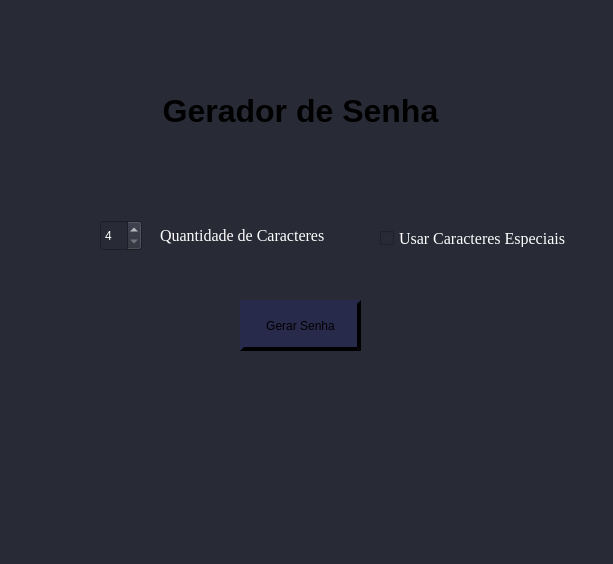
<?xml version="1.0" encoding="UTF-8"?>
<ui version="4.0">
 <class>MainWindow</class>
 <widget class="QMainWindow" name="MainWindow">
  <property name="geometry">
   <rect>
    <x>0</x>
    <y>0</y>
    <width>613</width>
    <height>564</height>
   </rect>
  </property>
  <property name="minimumSize">
   <size>
    <width>613</width>
    <height>564</height>
   </size>
  </property>
  <property name="maximumSize">
   <size>
    <width>613</width>
    <height>564</height>
   </size>
  </property>
  <property name="windowTitle">
   <string>MainWindow</string>
  </property>
  <property name="styleSheet">
   <string notr="true">background-color:rgb(40, 42, 54)</string>
  </property>
  <widget class="QWidget" name="centralwidget">
   <widget class="QLabel" name="label">
    <property name="geometry">
     <rect>
      <x>140</x>
      <y>30</y>
      <width>321</width>
      <height>161</height>
     </rect>
    </property>
    <property name="font">
     <font>
      <family>Arial</family>
      <pointsize>24</pointsize>
      <weight>75</weight>
      <bold>true</bold>
     </font>
    </property>
    <property name="styleSheet">
     <string notr="true"/>
    </property>
    <property name="text">
     <string>Gerador de Senha</string>
    </property>
    <property name="alignment">
     <set>Qt::AlignCenter</set>
    </property>
   </widget>
   <widget class="QSpinBox" name="spinBox">
    <property name="geometry">
     <rect>
      <x>100</x>
      <y>220</y>
      <width>42</width>
      <height>31</height>
     </rect>
    </property>
    <property name="styleSheet">
     <string notr="true">color: rgb(255, 255, 255);</string>
    </property>
    <property name="minimum">
     <number>4</number>
    </property>
   </widget>
   <widget class="QLabel" name="label_2">
    <property name="geometry">
     <rect>
      <x>160</x>
      <y>220</y>
      <width>221</width>
      <height>31</height>
     </rect>
    </property>
    <property name="font">
     <font>
      <family>Times New Roman</family>
      <pointsize>12</pointsize>
     </font>
    </property>
    <property name="styleSheet">
     <string notr="true">color: rgb(255, 255, 255);</string>
    </property>
    <property name="text">
     <string>Quantidade de Caracteres</string>
    </property>
   </widget>
   <widget class="QCheckBox" name="checkBox">
    <property name="geometry">
     <rect>
      <x>380</x>
      <y>230</y>
      <width>201</width>
      <height>17</height>
     </rect>
    </property>
    <property name="font">
     <font>
      <family>Times New Roman</family>
      <pointsize>12</pointsize>
     </font>
    </property>
    <property name="styleSheet">
     <string notr="true">color: rgb(255, 255, 255);</string>
    </property>
    <property name="text">
     <string>Usar Caracteres Especiais</string>
    </property>
   </widget>
   <widget class="QPushButton" name="pushButtonGerar">
    <property name="geometry">
     <rect>
      <x>240</x>
      <y>300</y>
      <width>121</width>
      <height>51</height>
     </rect>
    </property>
    <property name="styleSheet">
     <string notr="true">background-color: rgb(40, 42, 75);
border-style:inset;
border-width:4px;</string>
    </property>
    <property name="text">
     <string>Gerar Senha</string>
    </property>
   </widget>
   <widget class="QLabel" name="labelOk">
    <property name="geometry">
     <rect>
      <x>200</x>
      <y>380</y>
      <width>221</width>
      <height>31</height>
     </rect>
    </property>
    <property name="font">
     <font>
      <family>Times New Roman</family>
      <pointsize>12</pointsize>
     </font>
    </property>
    <property name="styleSheet">
     <string notr="true">color: rgb(85, 255, 0);</string>
    </property>
    <property name="text">
     <string/>
    </property>
   </widget>
   <widget class="QLabel" name="labelSenha">
    <property name="geometry">
     <rect>
      <x>50</x>
      <y>440</y>
      <width>531</width>
      <height>31</height>
     </rect>
    </property>
    <property name="font">
     <font>
      <family>Yu Gothic UI Semibold</family>
      <pointsize>14</pointsize>
      <weight>75</weight>
      <bold>true</bold>
     </font>
    </property>
    <property name="styleSheet">
     <string notr="true">color: rgb(255, 255, 255);</string>
    </property>
    <property name="text">
     <string/>
    </property>
    <property name="alignment">
     <set>Qt::AlignCenter</set>
    </property>
   </widget>
  </widget>
  <widget class="QMenuBar" name="menubar">
   <property name="geometry">
    <rect>
     <x>0</x>
     <y>0</y>
     <width>613</width>
     <height>21</height>
    </rect>
   </property>
  </widget>
  <widget class="QStatusBar" name="statusbar"/>
 </widget>
 <resources/>
 <connections/>
</ui>
